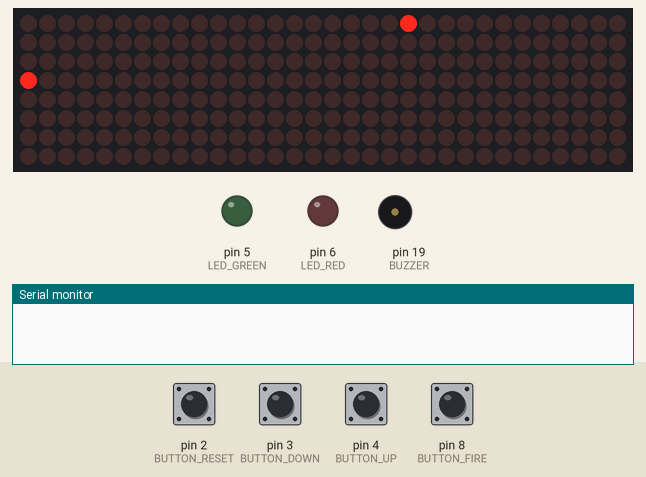
Recording of a sketch running on a simulated Arduino Uno, built with avr-gcc and run on an emulated ATmega328P. Shown: 32×8 LED matrix, output pins drawn as LEDs (lit = HIGH), buzzer (waves = sounding), the last lines printed to the serial monitor. The test bench sets the inputs (shaded band); at power-on: pin 2 (BUTTON_RESET), pin 3 (BUTTON_DOWN), pin 4 (BUTTON_UP), pin 8 (BUTTON_FIRE) HIGH. Random numbers use the default seed unless the sketch sets one; pins used as bus, display or sensor lines are not drawn.

Above: at 1.2 s.
1.3 s: pin 8 (BUTTON_FIRE) pulled LOW for 0.15 s
At 1.42 s:
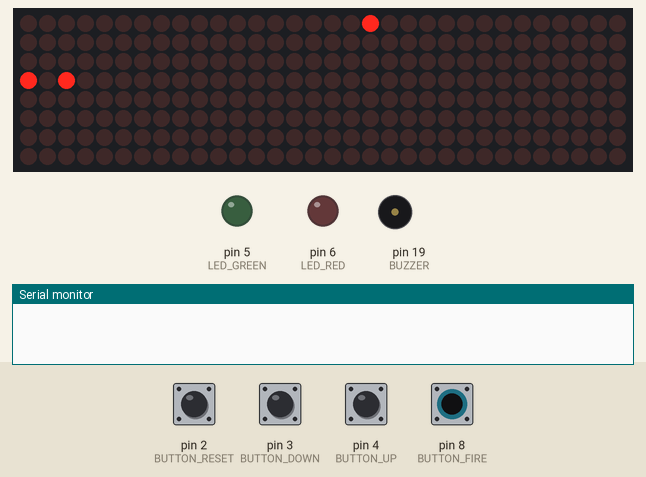
2.0 s: pin 3 (BUTTON_DOWN) pulled LOW for 0.15 s
At 2.13 s:
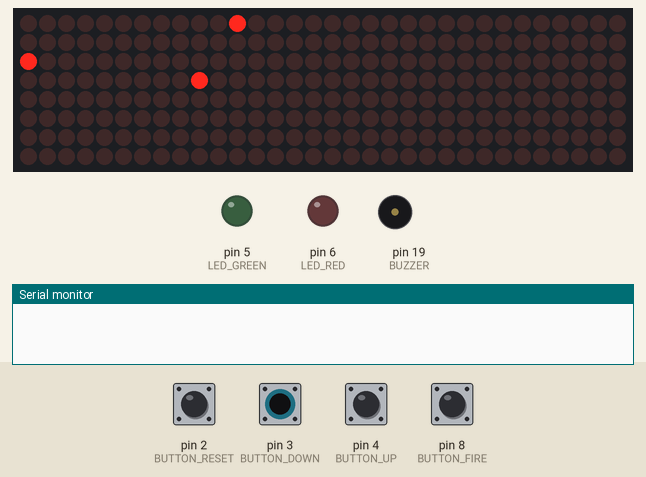
2.7 s: pin 4 (BUTTON_UP) pulled LOW for 0.15 s
At 3.34 s:
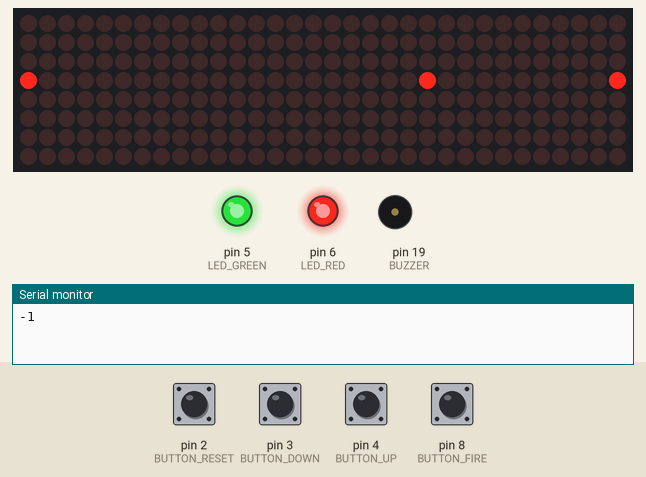
3.4 s: pin 3 (BUTTON_DOWN) pulled LOW for 1 s
At 3.85 s:
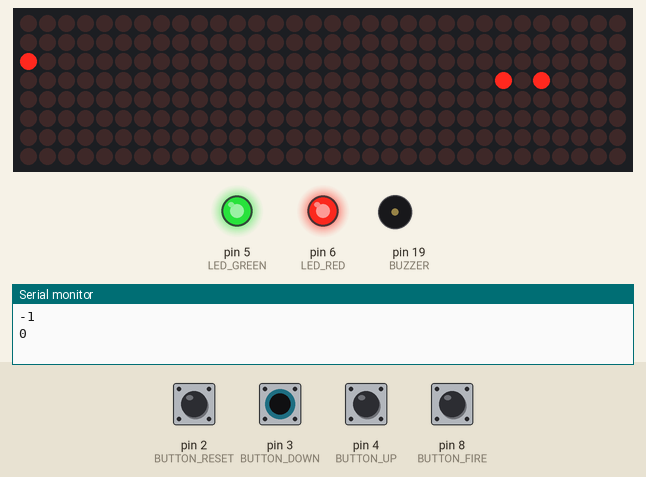
5.0 s: pin 8 (BUTTON_FIRE) pulled LOW for 1 s
At 5.12 s:
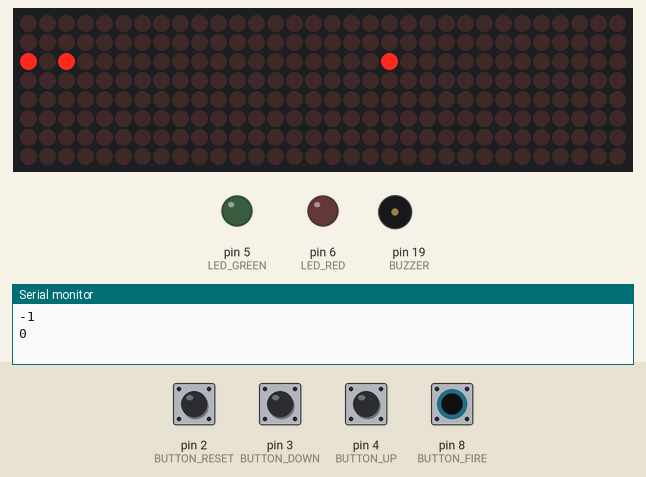
6.6 s: pin 4 (BUTTON_UP) pulled LOW for 1 s
At 10.8 s:
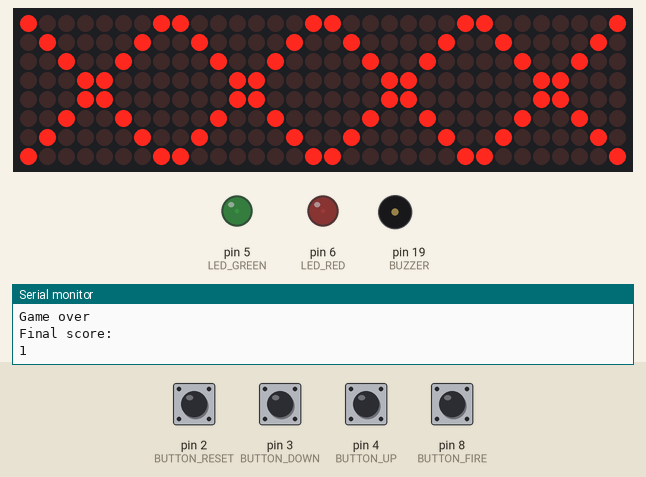
Timing chart, 0 to 11.1 s (numbered marks = the images above; inputs shaded):
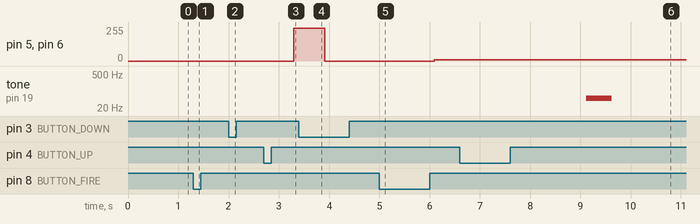

The sketch:

game.ino
```cpp
// Setup and definitions

#include <MD_MAX72xx.h>
#include <SPI.h>

#define HARDWARE_TYPE MD_MAX72XX::FC16_HW
#define MAX_DEVICES 4
#define CS_PIN 10

MD_MAX72XX mx = MD_MAX72XX(HARDWARE_TYPE, CS_PIN, MAX_DEVICES);

#define LED_GREEN 5
#define LED_RED 6

#define BUZZER 19
#define BUTTON_UP 4
#define BUTTON_DOWN 3
#define BUTTON_FIRE 8
#define BUTTON_RESET 2

// Game variables

int playerX = 31;
int playerY = 3;

int enemyX = 0;
int enemyY = 3;

bool bulletActive = false;
int bulletX = 0;
int bulletY = 0;

bool gameOver = false;
int score = 0;

unsigned long lastUpdate = 0;
int gameSpeed = 100;

bool prevUp = HIGH;
bool prevDown = HIGH;
bool prevFire = HIGH;
bool prevReset = HIGH;

// Sound effects

void explosionSound() {
  for (int i = 0; i < 50; i++) {
    int freq = random(50, 350);
    tone(BUZZER, freq);
    delay(random(1, 4));
  }
  noTone(BUZZER);
}

void laserZap() {
  for (int freq = 2000; freq >= 100; freq -=80) {
    tone(BUZZER, freq);
    delay(3);
  }
  noTone(BUZZER);
}

void beep(int freq, int duration) {
  tone(BUZZER, freq, duration);
}

// Game functions

void spawnEnemy() {
  enemyX = 0;
  enemyY = random(0, 8);
}

void resetGame() {
  playerY = 3;
  bulletActive = false;
  gameOver = false;
  score = 0;
  Serial.println(score);
  spawnEnemy();
}

// Setup

void setup() {
  pinMode(BUTTON_UP, INPUT_PULLUP);
  pinMode(BUTTON_DOWN, INPUT_PULLUP);
  pinMode(BUTTON_FIRE, INPUT_PULLUP);
  pinMode(BUTTON_RESET, INPUT_PULLUP);

  pinMode(CS_PIN, OUTPUT);
  digitalWrite(CS_PIN, HIGH);

  mx.begin();
  mx.control(MD_MAX72XX::INTENSITY, 2);
  mx.clear();

  randomSeed(analogRead(0));
  spawnEnemy();

  Serial.begin(115200);
}

// Input handling

void handleInput() {
  bool up = digitalRead(BUTTON_UP);
  bool down = digitalRead(BUTTON_DOWN);
  bool fire = digitalRead(BUTTON_FIRE);

  if (prevUp == HIGH && up == LOW && playerY < 7) {
    playerY++;
  }

  if (prevDown == HIGH && down == LOW && playerY > 0) {
    playerY--;
  }

  if (prevFire == HIGH && fire == LOW && !bulletActive) {
    bulletActive = true;
    bulletX = playerX - 1;
    bulletY = playerY;
    laserZap();
  }

  prevUp = up;
  prevDown = down;
  prevFire = fire;
}

// Game update

void updateGame() {
  int prevEnemyX = enemyX;
  int prevBulletX = bulletX;

  enemyX++;
  if (enemyX > 31) {
    spawnEnemy();
    score--;
    Serial.println(score);
  }

  if (bulletActive) {
    bulletX--;
    if (bulletX < 0) bulletActive = false;
  }

  if (bulletActive && bulletY == enemyY) {
    if (prevBulletX >= prevEnemyX && bulletX <= enemyX) {
      bulletActive = false;
      spawnEnemy();
      score++;
      Serial.println(score);
      explosionSound();
    }
  }

  if (enemyX == playerX && enemyY == playerY) {
    gameOver = true;
    Serial.println("Game over");
    Serial.println("Final score:");
    Serial.println(score);
    Serial.println();
    beep(50, 500);
  }

  gameSpeed = 100 - 10 * floor(score / 10);
}

// Rendering functions

void drawGameOver() {
  for (int m = 0; m < 4; m++) {
    int offset = m * 8;
    for (int i = 0; i < 8; i++) {
      mx.setPoint(i, offset + i, true);
      mx.setPoint(i, offset + (7 - i), true);
    }
  }
}

void render() {
  mx.clear();

  if (gameOver) {
    drawGameOver();
    return;
  }

  mx.setPoint(playerY, playerX, true);

  mx.setPoint(enemyY, enemyX, true);

  if (bulletActive) {
    mx.setPoint(bulletY, bulletX, true);
  }

  analogWrite(LED_RED, score * 10);
  analogWrite(LED_GREEN, score * 10);
}

void loop() {
  if (gameOver) {
    bool reset = digitalRead(BUTTON_RESET);

    if (prevReset == HIGH && reset == LOW) {
      resetGame();
    }

    prevReset = reset;

    render();
    return;
  }

  handleInput();

  if (millis() - lastUpdate > gameSpeed) {
    lastUpdate = millis();
    updateGame();
    render();
  }
}
```

Measured:
- after the input at 5.0 s, pin 5 (LED_GREEN), pin 6 (LED_RED): 0/255 → 10/255 after 1.1 s
- after the input at 6.6 s, tone on pin 19 (BUZZER): silent → 50 Hz after 2.5 s, → silent 0.50 s later
